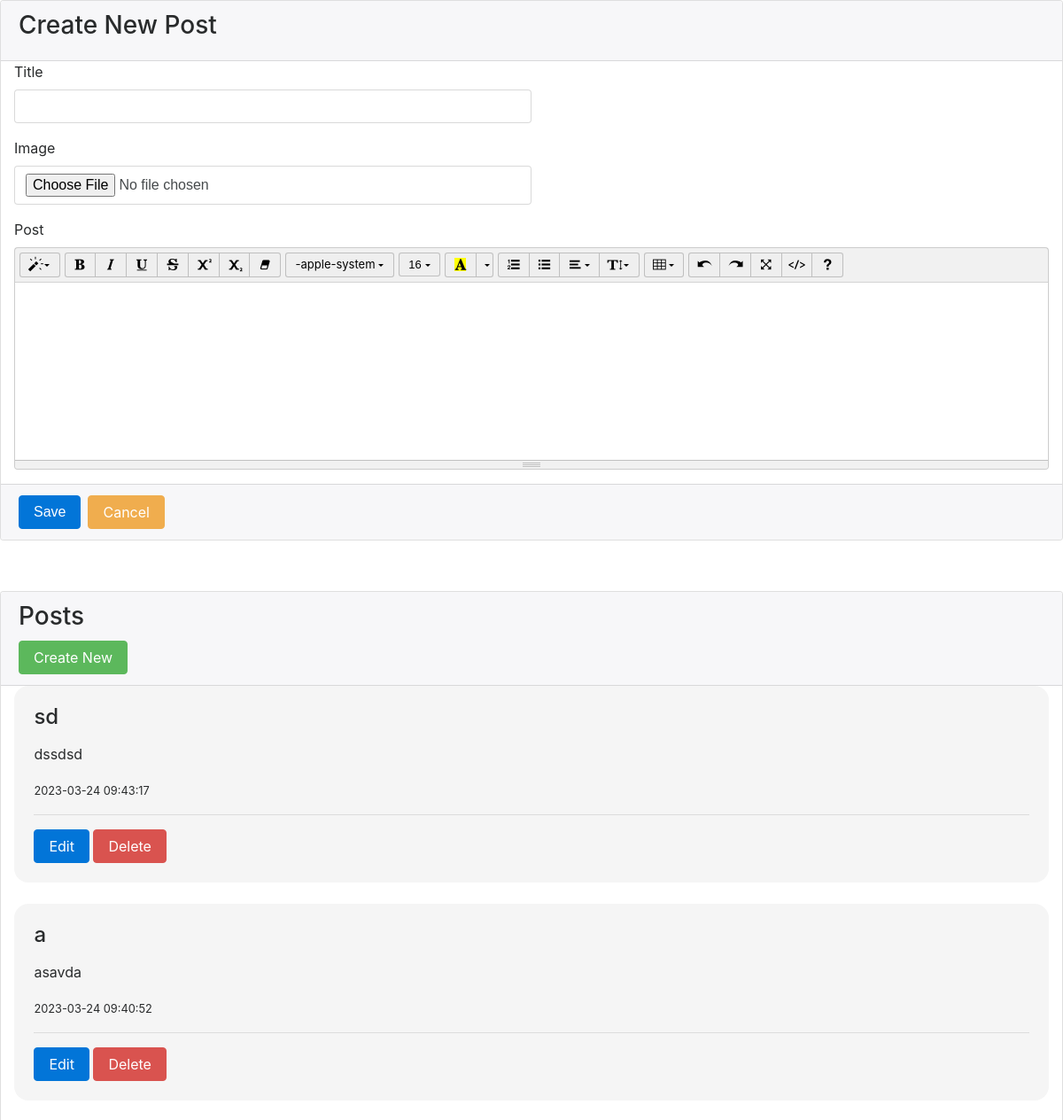
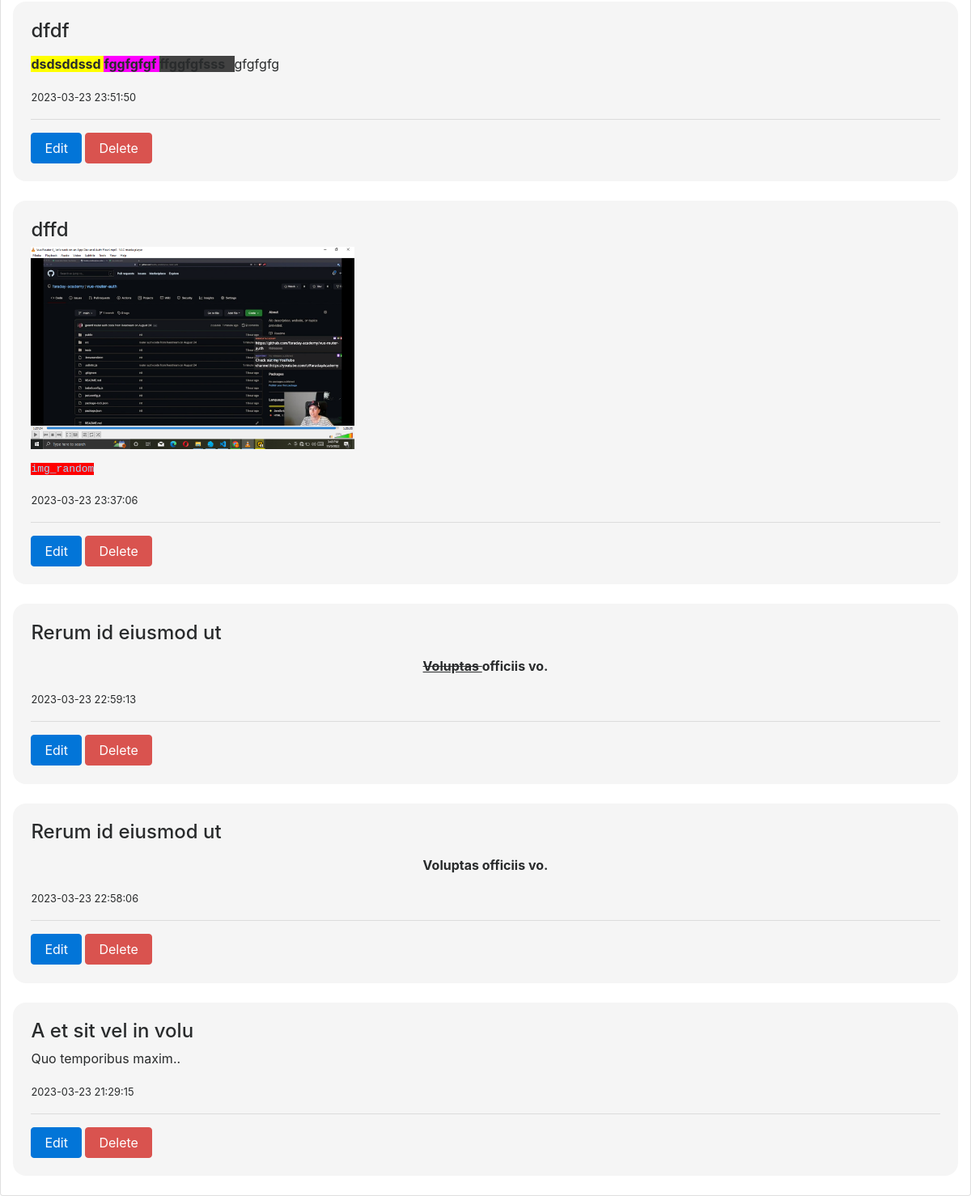
The page / on the database its author committed (2 pictures, top to bottom).
### tables this page shows
CREATE TABLE `blog` (
  `id` int(11) NOT NULL,
  `title` varchar(100) NOT NULL,
  `post` text NOT NULL,
  `file` varchar(255) DEFAULT NULL,
  `date_created` timestamp NULL DEFAULT CURRENT_TIMESTAMP,
  `updated_on` timestamp NOT NULL DEFAULT CURRENT_TIMESTAMP
);

### index.php (the view, shortened to what this page needs)
<!DOCTYPE html>
<html lang="en">
<head>
    <link rel="stylesheet" href="./plugins/bootstrap.min.css">
    <link rel="stylesheet" href="./plugins/summernote/summernote-bs4.min.css">
</head>
<body style="display: grid;">
    <article>
        <div class="card card-outline">
            <div class="card-header">
                <h3 class="card-title">Create New Post</h3>
            </div>
            <div class="card-body">
                <div class="container-fluid">
                    <form id="post-form">
                        <div class="form-group">
                            <label class="control-label">Title</label>
                            <input type="text" class="form-control col-sm-6" name="title" id="title">
                        </div>
                        <div class="form-group">
                            <label class="control-label">Image</label>
                            <input type="file" class="form-control col-sm-6" name="img" id="img" accept="image/*">
                        </div>
                        <div class="form-group">
                            <label class="control-label">Post</label>
                        </div>
                    </form>
                </div>
            </div>
            <div class="card-footer">
                <div class="d-flex w-100">
                    <button form="post-form" class="btn btn-primary mr-2">Save</button>
                    <a href="#!" id="cancel" class="btn btn-warning">Cancel</a>
                </div>
            </div>
        </div>
    </article>
    <br>
    <main>
        <div class="card card-outline">
            <div class="card-header">
                <h3 class="card-title">Posts</h3>
                <div class="card-tools">
                    <a href="#title" class="btn btn-flat btn-success"><span class="fas fa-plus"></span>  Create New</a>
                </div>
            </div>
            <div class="card-body">
                <div class="container-fluid">
                    <div>
                        <?php
                                require './connection.php';
                                $qry = $link->query("SELECT * from `blog` order by unix_timestamp(date_created) desc ");
                                while($row = $qry->fetch_assoc()):
                                    $post = stripslashes(html_entity_decode($row['post']))
                        ?>
                        <div style="background-color: whitesmoke; border-radius:1rem; padding:1.4rem;">
                            <h4><?php echo $row['title'] ?></h4>
                            <?php
                                echo isset($row['file']) ?
                                '<div>
                                    <img src="./images/'.$row["file"].'" alt="" width="100%" style="width: 50vh;">
                                </div>' : '';
                            ?>
                            <p><?php echo $post ?></p>
                            <small><?php echo $row['date_created'] ?></small>
                            <hr>
                            <div>
                                <a class="btn btn-primary" href="./?edit.php&id=<?php echo $row['id'] ?>" data-id="<?php echo $row['id'] ?>"> Edit</a>
                                <a class="btn btn-danger" href="javascript:void(0)" data-id="<?php echo $row['id'] ?>"> Delete</a>
                            </div>
                        </div>
                        <br>
                        <?php endwhile; ?>
                    </div>
                </div>
            </div>
        </div>
    </main>
</body>
</html>

### rows shown on the page
blog: title "sd", post "dssdsd", date_created "2023-03-24 09:43:17"
blog: title "a", post "asavda", date_created "2023-03-24 09:40:52"
blog: title "dfdf", post "dsdsddssd fggfgfgf gfgfgfg", date_created "2023-03-23 23:51:50"
blog: title "dffd", file (picture), post "img_random", date_created "2023-03-23 23:37:06"
blog: title "Rerum id eiusmod ut", post "Voluptas officiis vo.", date_created "2023-03-23 22:59:13"
blog: title "Rerum id eiusmod ut", post "Voluptas officiis vo.", date_created "2023-03-23 22:58:06"
blog: title "A et sit vel in volu", post "Quo temporibus maxim..", date_created "2023-03-23 21:29:15"
